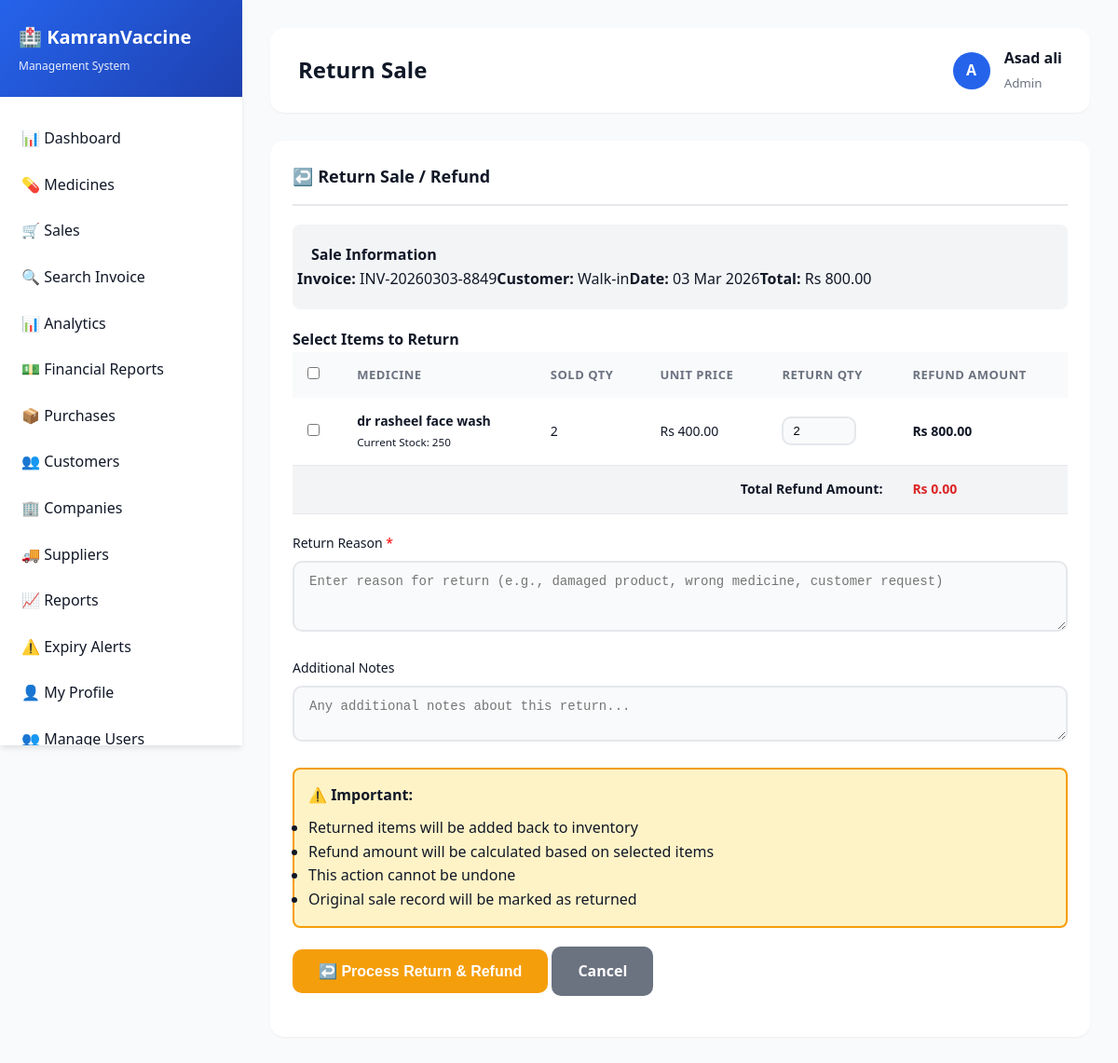
Before: /admin/return_sale.php?id=6 (signed in) with the older database file.
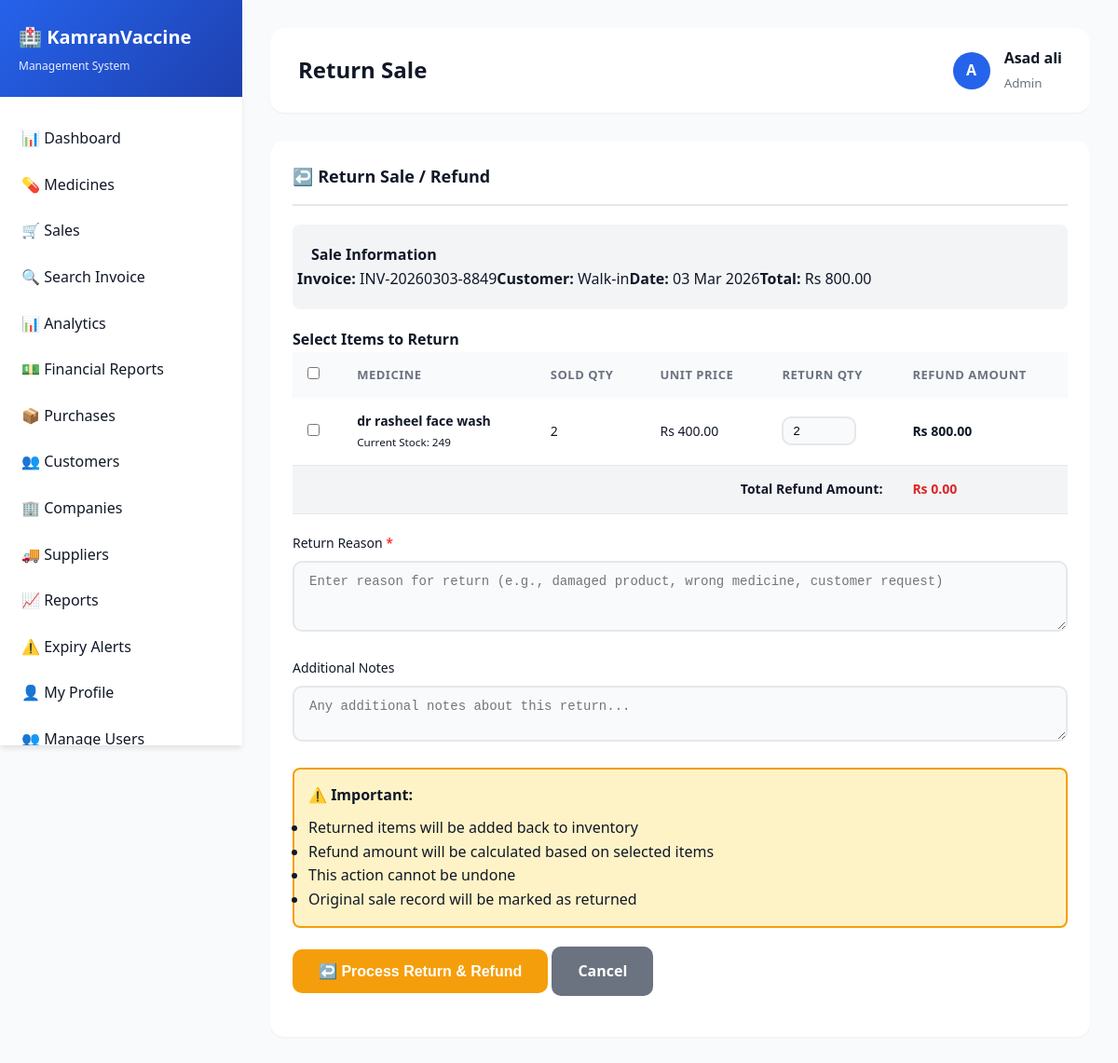
After: the same page with the newer database file.
### tables this page shows
CREATE TABLE `sale_items` (
  `id` int(11) NOT NULL AUTO_INCREMENT,
  `sale_id` int(11) NOT NULL,
  `medicine_id` int(11) NOT NULL,
  `batch_number` varchar(100) DEFAULT NULL,
  `quantity` int(11) NOT NULL,
  `unit_price` decimal(10,2) NOT NULL,
  `subtotal` decimal(10,2) NOT NULL,
  PRIMARY KEY (`id`),
  KEY `medicine_id` (`medicine_id`),
  KEY `idx_sale_id` (`sale_id`),
  CONSTRAINT `sale_items_ibfk_1` FOREIGN KEY (`sale_id`) REFERENCES `sales` (`id`) ON DELETE CASCADE,
  CONSTRAINT `sale_items_ibfk_2` FOREIGN KEY (`medicine_id`) REFERENCES `medicines` (`id`)
);

CREATE TABLE `medicines` (
  `id` int(11) NOT NULL AUTO_INCREMENT,
  `medicine_name` varchar(255) NOT NULL,
  `generic_name` varchar(255) DEFAULT NULL,
  `category_id` int(11) DEFAULT NULL,
  `company_id` int(11) DEFAULT NULL,
  `batch_number` varchar(100) DEFAULT NULL,
  `barcode` varchar(100) DEFAULT NULL,
  `manufacturing_date` date DEFAULT NULL,
  `expiry_date` date DEFAULT NULL,
  `purchase_price` decimal(10,2) NOT NULL,
  `selling_price` decimal(10,2) NOT NULL,
  `mrp` decimal(10,2) DEFAULT NULL,
  `quantity` int(11) DEFAULT 0,
  `reorder_level` int(11) DEFAULT 10,
  `rack_location` varchar(100) DEFAULT NULL,
  `description` text DEFAULT NULL,
  `side_effects` text DEFAULT NULL,
  `dosage` varchar(255) DEFAULT NULL,
  `status` enum('available','out_of_stock','expired') DEFAULT 'available',
  `created_at` timestamp NOT NULL DEFAULT current_timestamp(),
  `updated_at` timestamp NOT NULL DEFAULT current_timestamp() ON UPDATE current_timestamp(),
  PRIMARY KEY (`id`),
  UNIQUE KEY `barcode` (`barcode`),
  KEY `company_id` (`company_id`),
  KEY `category_id` (`category_id`),
  KEY `idx_medicine_name` (`medicine_name`),
  KEY `idx_barcode` (`barcode`),
  KEY `idx_expiry` (`expiry_date`),
  KEY `idx_status` (`status`),
  CONSTRAINT `medicines_ibfk_1` FOREIGN KEY (`company_id`) REFERENCES `companies` (`id`) ON DELETE SET NULL,
  CONSTRAINT `medicines_ibfk_2` FOREIGN KEY (`category_id`) REFERENCES `categories` (`id`) ON DELETE SET NULL
);

### admin/return_sale.php (the view, shortened to what the changed rows need)
<?php
include("includes/header.php");
$sale_id = isset($_GET['id']) ? intval($_GET['id']) : 0;
$return_check = mysqli_query($conn, "SELECT * FROM sale_returns WHERE sale_id = $sale_id AND status = 'completed'");
$already_returned = mysqli_num_rows($return_check) > 0;
$items_query = mysqli_query($conn, "SELECT si.*, m.medicine_name, m.quantity as current_stock
    FROM sale_items si
    JOIN medicines m ON si.medicine_id = m.id
    WHERE si.sale_id = $sale_id");
?>
<div class="card">
    <div class="card-body">
        <?php if ($already_returned): ?>
            <div class="alert alert-warning">
                <strong>⚠️ This sale has already been returned!</strong>
                <p>You cannot process multiple returns for the same sale.</p>
                <a href="sales.php" class="btn btn-secondary">← Back to Sales</a>
            </div>
        <?php else: ?>
        <form id="returnForm" method="POST" action="process_return.php">
            <div class="table-responsive">
                <table>
                    <thead>
                        <tr>
                            <th>
                                <input type="checkbox" id="selectAll" onclick="toggleAll(this)">
                            </th>
                            <th>Medicine</th>
                            <th>Sold Qty</th>
                            <th>Unit Price</th>
                            <th>Return Qty</th>
                            <th>Refund Amount</th>
                        </tr>
                    </thead>
                    <tbody>
                        <?php
                        while ($item = mysqli_fetch_assoc($items_query)):
                        ?>
                        <tr>
                            <td>
                                <input type="checkbox" name="return_items[]" value="<?php echo $item['id']; ?>"
                                       class="item-checkbox" onchange="calculateRefund()">
                            </td>
                            <td>
                                <strong><?php echo $item['medicine_name']; ?></strong>
                                <br><small>Current Stock: <?php echo $item['current_stock']; ?></small>
                            </td>
                            <td><?php echo $item['quantity']; ?></td>
                            <td>Rs <?php echo number_format($item['unit_price'], 2); ?></td>
                            <td>
                                <input type="number" name="return_qty_<?php echo $item['id']; ?>"
                                       class="form-control form-control-sm return-qty"
                                       min="1" max="<?php echo $item['quantity']; ?>"
                                       value="<?php echo $item['quantity']; ?>"
                                       style="width: 80px;"
                                       data-item-id="<?php echo $item['id']; ?>"
                                       data-unit-price="<?php echo $item['unit_price']; ?>"
                                       data-max-qty="<?php echo $item['quantity']; ?>"
                                       onchange="calculateRefund()">
                            </td>
                            <td>
                                <strong class="refund-amount" id="refund_<?php echo $item['id']; ?>">
                                    Rs <?php echo number_format($item['subtotal'], 2); ?>
                                </strong>
                            </td>
                        </tr>
                        <?php endwhile; ?>
                    </tbody>
                </table>
            </div>
        </form>
        <?php endif; ?>
    </div>
</div>
<?php include("includes/footer.php"); ?>

Changed rows visible on the page:
changed through a linked row, sale_items "dr rasheel face wash": medicine.quantity "250" → "249"
